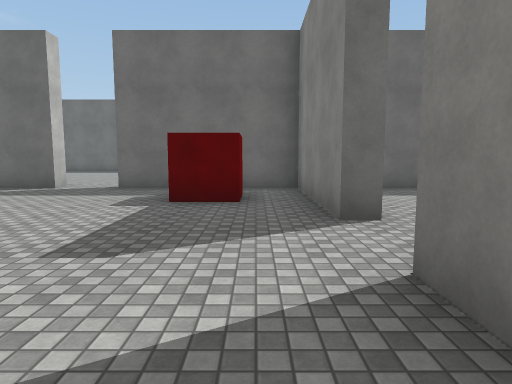
view 1 (above)

22 first-person views from a walk through a scene from a Unity 3-D project. The camera is 1.5 m above the floor, tilts 6° down and sees 75° across. The floor is counted in squares, 2 m on a side. Each view is taken from the middle of a square. On the plan, view 1 faces up. The plan holds only what a view shows up to about 11 squares ahead; the rest is blank. The place goes on beyond the plan. The player character is not drawn. Surface patterns are stand-ins for the level's own textures.

view 2
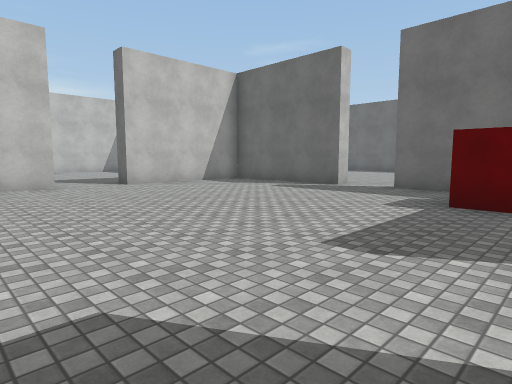

view 3
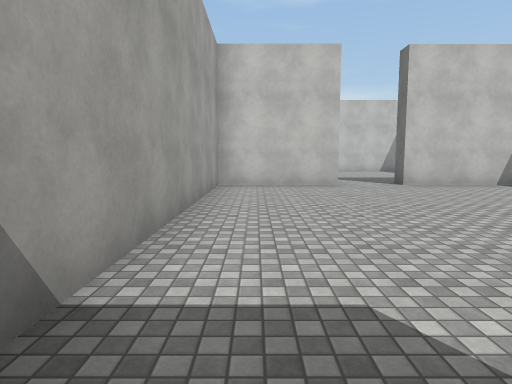

view 4
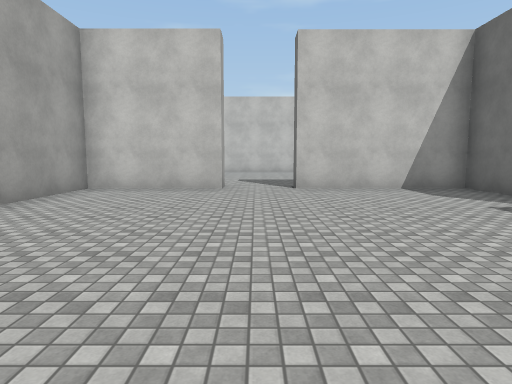

view 5
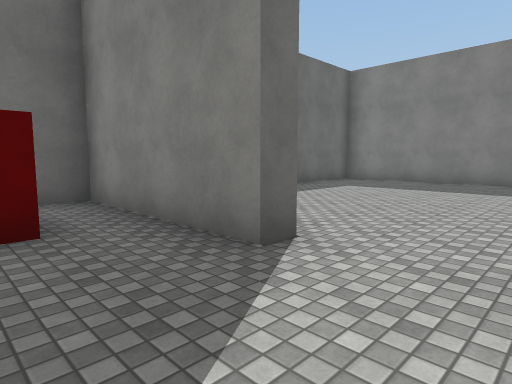

view 6
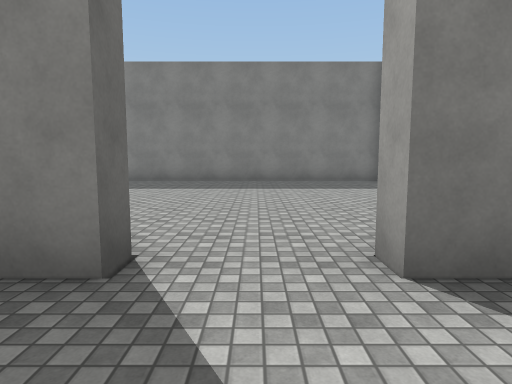

view 7
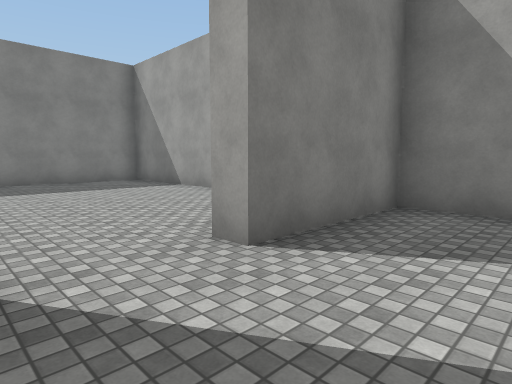

view 8
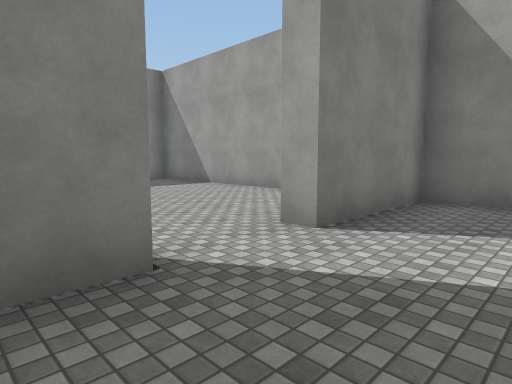

view 9
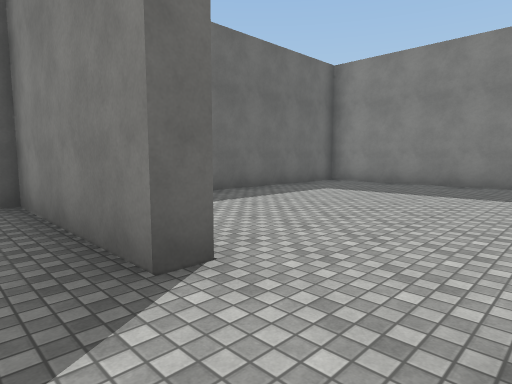

view 10
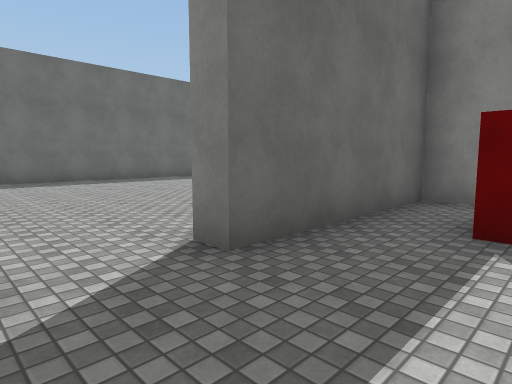

view 11
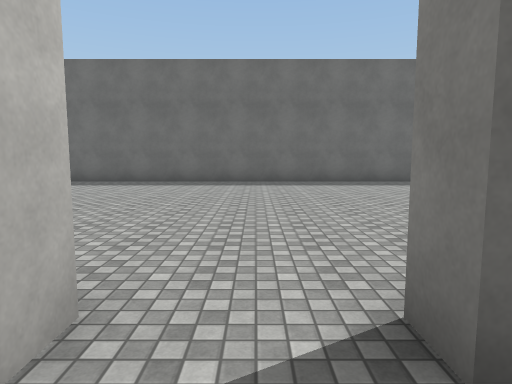

view 12
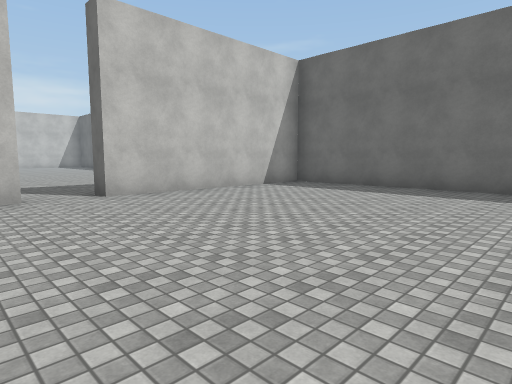

view 13
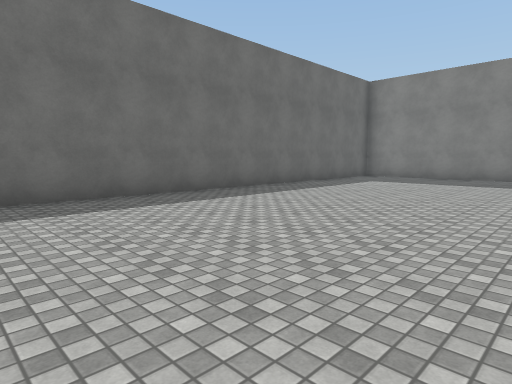

view 14
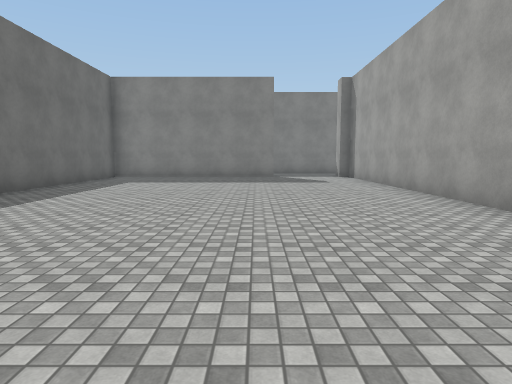

view 15
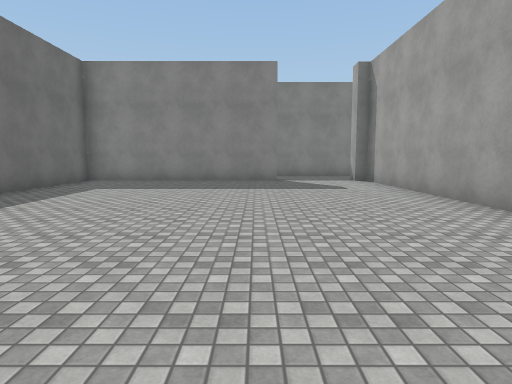

view 16
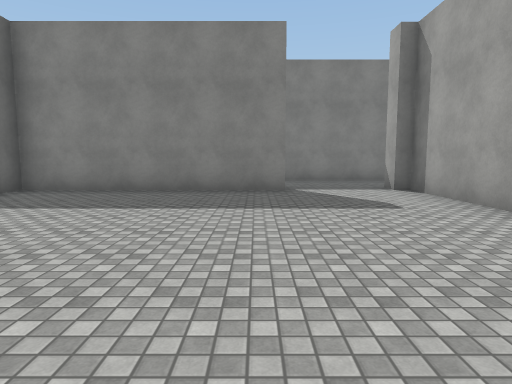

view 17
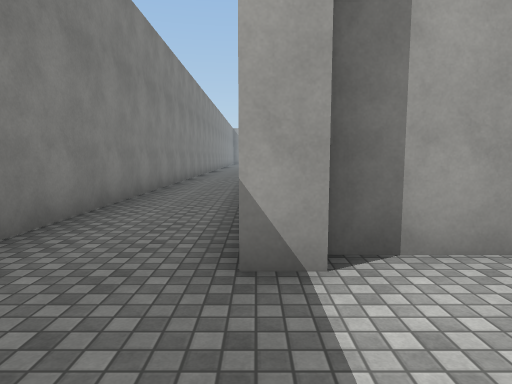

view 18
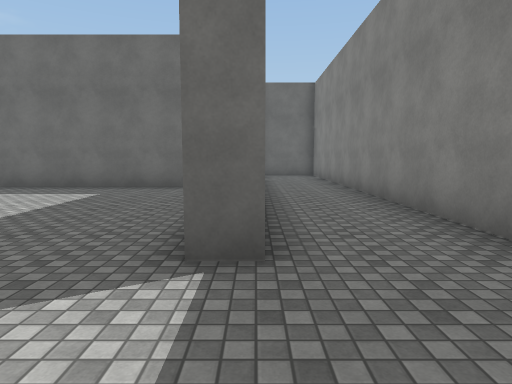

view 19
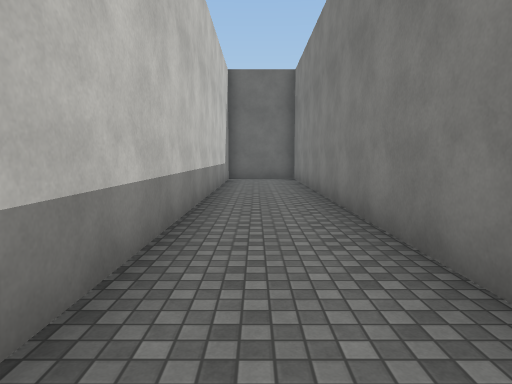

view 20
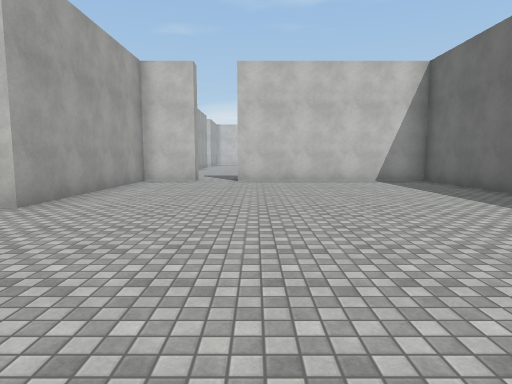

view 21
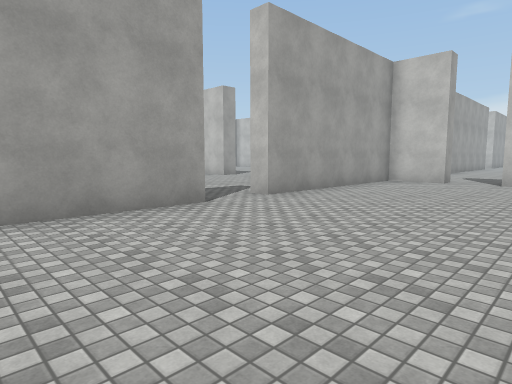

view 22
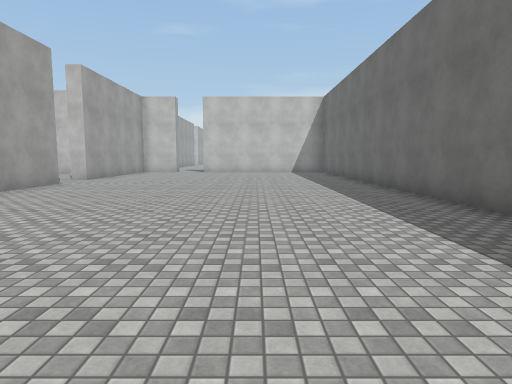

### Floor plan
Points are (right, up) in squares from view 1. A wall is a line through its corners. A room is listed if a view was taken in it or the views show most of it. See-through windows are left out.
Room 1 (views 1, 2, 3, 4, 5, 6, 7, 8, 9, 10, 11)
walls: (-8.9, 2.1) (-8.9, -1) (1, -1) (1, 2.1) (1.6, 2.1); (-4.8, 8) (-8.9, 8) (-8.9, 4); (1.6, 4) (1, 4) (1, 8) (-3.3, 8)
ways out: opening at (-4, 8) to room 2; opening at (1, 3) to room 3; opening at (-9, 3)
objects: other object (-1, 6)
Room 2 (views 12, 13, 14, 15, 16, 17, 18, 19, 20, 21, 22)
walls: (1.5, 8.5) (9.5, 8.5) (9.5, 8.9) (10.1, 8.9); (-3.3, 8) (-3.3, 8.5) (-0.5, 8.5); (10.1, 11.3) (9.5, 11.3) (9.5, 17.3) (-10.5, 17.3) (-10.5, 11.3); (-10.5, 10.1) (-10.5, 8.5) (-4.8, 8.5) (-4.8, 8); (12.3, 0) (12.3, 21.5); (10.1, 21.5) (10.1, 12.1)
ways out: opening at (-4, 8) to room 1; opening at (-11, 11)
Room 3 (no view inside)
walls: (4.1, -1) (9.5, -1) (9.5, 8) (3, 8)
ways out: opening at (1, 3) to room 1

Where each view was taken, in squares from view 1:
view 1: 0 up, 0 right, facing up
view 2: 0 up, 0 right, facing up-left
view 3: 0 up, 0 right, facing left
view 4: 3 up, 1 left, facing left
view 5: 2 up, 1 left, facing up-right
view 6: 3 up, 1 left, facing right
view 7: 4 up, 1 left, facing down-right
view 8: 5 up, 1 left, facing down-right
view 9: 2 up, 0 right, facing up-right
view 10: 6 up, 5 left, facing up-right
view 11: 7 up, 4 left, facing up
view 12: 9 up, 4 left, facing up-left
view 13: 11 up, 3 left, facing up-right
view 14: 12 up, 3 left, facing right
view 15: 12 up, 1 left, facing right
view 16: 12 up, 2 right, facing right
view 17: 11 up, 10 right, facing down
view 18: 9 up, 10 right, facing up
view 19: 11 up, 11 right, facing up
view 20: 12 up, 0 right, facing left
view 21: 13 up, 0 right, facing down-left
view 22: 14 up, 6 right, facing left
